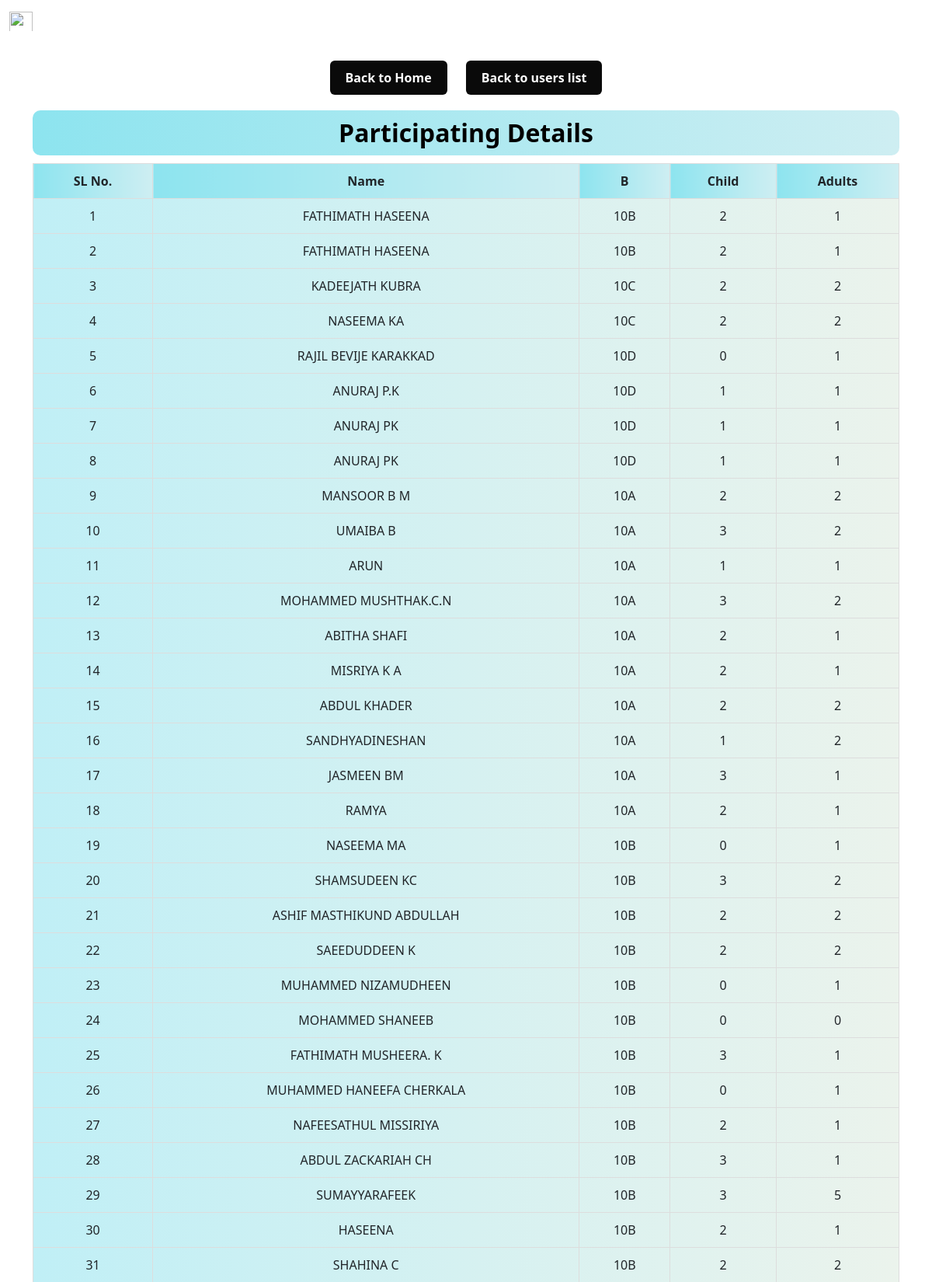
The page /table/ (signed in, upper part) on the database its author committed.
### userapp/models.py (models this page shows, shortened)
class UserProfile(models.Model):
    user = models.OneToOneField(User, on_delete=models.CASCADE)
    phone = models.CharField(max_length=15, unique=True, default='+91')
    batch = models.CharField(max_length=20, choices=[
        ('10A', '10A'), ('10B', '10B'), ('10C', '10C'), ('10D', '10D')
    ])
    n_adult = models.PositiveIntegerField(null=True, blank=True, default=0)
    n_child = models.PositiveIntegerField(null=True, blank=True, default=0)
    photo = models.ImageField(upload_to='user_photos/', blank=True, null=True)
    is_approved = models.BooleanField(default=False)

### manager/views.py (the view)
# urls.py: path('table/', views.table, name='table'),
@daffodils_required
def table(request):
    profiles = UserProfile.objects.all().order_by('is_approved', 'batch')
    return render(request, 'table.html', {'profiles': profiles})

### manager/views.py (called while the page is built)
def daffodils_required(view_func):
    @wraps(view_func)
    @login_required
    def _wrapped_view(request, *args, **kwargs):
        if request.user.username == 'daffodils':
            return view_func(request, *args, **kwargs)
        return HttpResponseForbidden("Access denied: You are not authorized to view this page.")
    return _wrapped_view

### templates/table.html (shortened to what this page needs)
{% extends 'blank_layout.html' %}
{% load static %}
{% block content %}
<!DOCTYPE html>
<html>
<head>
</head>
<body class="">
    <div class="nav-container">
        <a href="{% url 'dashboard' %}" class="nav-button">Back to Home</a>
        <a href="{% url 'users list' %}" class="nav-button">Back to users list</a>
    </div>
    <div class="container">
        <h2 class="nav-button1 ">Participating Details</h2>
        <table class="t1 container">
            <thead>
                <tr>
                    <th>SL No.</th>
                    <th>Name</th>
                    <th>B</th>
                    <th>Child</th>
                    <th>Adults</th>
                </tr>
            </thead>
            <tbody>
                {% for profile in profiles %}
                <tr>
                    <td>{{ forloop.counter }}</td>
                    <td>{{ profile.user.first_name|upper }}</td>
                    <td>{{ profile.batch }}</td>
                    <td>{{ profile.n_child|default:"0" }}</td>
                    <td>{{ profile.n_adult|default:"0" }}</td>
                </tr>
                {% empty %}
                <tr>
                    <td colspan="5">No user profiles available.</td>
                </tr>
                {% endfor %}
            </tbody>
        </table>
    </div>
</body>
</html>
{% endblock %}

### templates/table.html (style rules this page uses)
table { border-collapse: collapse; width: 80%; margin: 30px auto; margin-top: 10px; }
th, td { padding: 10px 15px; border: 1px solid #ddd; text-align: center; }
th { background: linear-gradient(to right, #8de4ef, #ceeef2); }
h2 { text-align: center; }
tbody tr { background: linear-gradient(to right, #c0eff6, #ebf3ec); }
.t1 { text-align: center; }
.nav-container { text-align: center; margin: 20px 0; }
.nav-button { display: inline-block; background-color: #0a0a0a; color: white; padding: 10px 20px; margin: 0 10px; text-decoration: none; border-radius: 6px; font-weight: bold; transition: background-color 0.3s ease; }
.nav-button1 { align-items: center; background: linear-gradient(to right, #8de4ef, #ceeef2); color: rgb(0, 0, 0); padding: 10px 20px; text-decoration: none; border-radius: 10px; font-weight: bold; transition: background-color 0.3s ease; }

### rows shown on the page
UserProfile: user.first_name "FATHIMATH HASEENA", batch "10B", n_child "2", n_adult "1"
UserProfile: user.first_name "FATHIMATH HASEENA", batch "10B", n_child "2", n_adult "1"
UserProfile: user.first_name "KADEEJATH KUBRA", batch "10C", n_child "2", n_adult "2"
UserProfile: user.first_name "NASEEMA KA", batch "10C", n_child "2", n_adult "2"
UserProfile: user.first_name "RAJIL BEVIJE KARAKKAD", batch "10D", n_child "0", n_adult "1"
UserProfile: user.first_name "ANURAJ P.K", batch "10D", n_child "1", n_adult "1"
UserProfile: user.first_name "ANURAJ PK", batch "10D", n_child "1", n_adult "1"
UserProfile: user.first_name "ANURAJ PK", batch "10D", n_child "1", n_adult "1"
UserProfile: user.first_name "MANSOOR B M", batch "10A", n_child "2", n_adult "2"
UserProfile: user.first_name "UMAIBA B", batch "10A", n_child "3", n_adult "2"
UserProfile: user.first_name "ARUN", batch "10A", n_child "1", n_adult "1"
UserProfile: user.first_name "MOHAMMED MUSHTHAK.C.N", batch "10A", n_child "3", n_adult "2"
UserProfile: user.first_name "ABITHA SHAFI", batch "10A", n_child "2", n_adult "1"
UserProfile: user.first_name "MISRIYA K A", batch "10A", n_child "2", n_adult "1"
UserProfile: user.first_name "ABDUL KHADER", batch "10A", n_child "2", n_adult "2"
UserProfile: user.first_name "SANDHYADINESHAN", batch "10A", n_child "1", n_adult "2"
UserProfile: user.first_name "JASMEEN BM", batch "10A", n_child "3", n_adult "1"
UserProfile: user.first_name "RAMYA", batch "10A", n_child "2", n_adult "1"
UserProfile: user.first_name "NASEEMA MA", batch "10B", n_child "0", n_adult "1"
UserProfile: user.first_name "SHAMSUDEEN KC", batch "10B", n_child "3", n_adult "2"
UserProfile: user.first_name "ASHIF MASTHIKUND ABDULLAH", batch "10B", n_child "2", n_adult "2"
UserProfile: user.first_name "SAEEDUDDEEN K", batch "10B", n_child "2", n_adult "2"
UserProfile: user.first_name "MUHAMMED NIZAMUDHEEN", batch "10B", n_child "0", n_adult "1"
UserProfile: user.first_name "MOHAMMED SHANEEB", batch "10B", n_child "0", n_adult "0"
UserProfile: user.first_name "FATHIMATH MUSHEERA. K", batch "10B", n_child "3", n_adult "1"
UserProfile: user.first_name "MUHAMMED HANEEFA CHERKALA", batch "10B", n_child "0", n_adult "1"
UserProfile: user.first_name "NAFEESATHUL MISSIRIYA", batch "10B", n_child "2", n_adult "1"
UserProfile: user.first_name "ABDUL ZACKARIAH CH", batch "10B", n_child "3", n_adult "1"
UserProfile: user.first_name "SUMAYYARAFEEK", batch "10B", n_child "3", n_adult "5"
UserProfile: user.first_name "HASEENA", batch "10B", n_child "2", n_adult "1"
UserProfile: user.first_name "SHAHINA C", batch "10B", n_child "2", n_adult "2"
